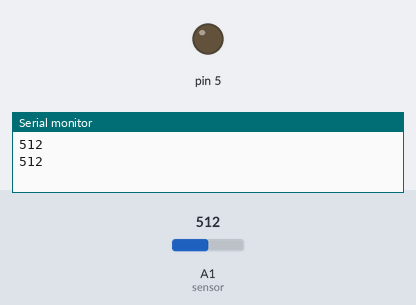
Bench run of a sketch on a simulated Arduino Uno, built with avr-gcc and run on an emulated ATmega328P. Parts: output pins drawn as LEDs (lit = HIGH), the last lines printed to the serial monitor. Inputs (shaded band) come from the test bench; at power-on: A1 (sensor) = 512.

Above: at 1.8 s.
1.9 s: A1 (sensor) set to 687
3.4 s: A1 (sensor) set to 714
At 4.8 s:
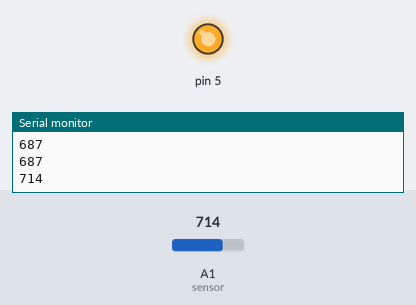
5.5 s: A1 (sensor) set to 690
At 6.4 s:
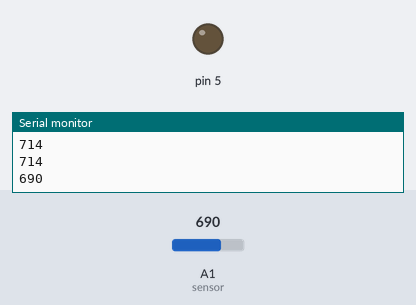
7.5 s: A1 (sensor) set to 710
At 9.1 s:
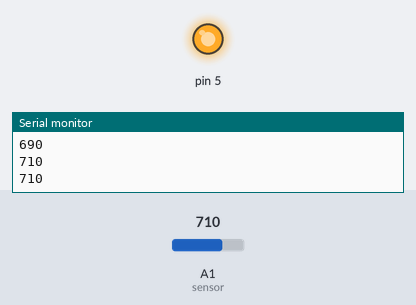
Timing chart, 0 to 10.5 s (numbered marks = the images above; inputs shaded):
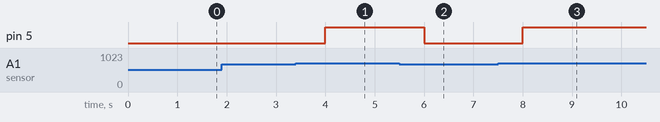

Measured:
- the behaviour switches between 700 and 701 on A1 (sensor) (found by bisection; images 0 and 1)
- after the input at 3.4 s, pin 5: LOW → HIGH after 0.60 s
- after the input at 5.5 s, pin 5: HIGH → LOW after 0.50 s
- after the input at 7.5 s, pin 5: LOW → HIGH after 0.50 s

The sketch:

dineshSir_auto__irri.ino
```cpp
void setup() {
 Serial.begin(9600);      // initializes serial communication at 9600 bits per second
  pinMode(5, OUTPUT);
  pinMode(A1, INPUT);
  digitalWrite(5, LOW);
  // sets pin for relay in output mode
}
void loop() {
  int sensorValue = analogRead(A1);    // read value of humidity sensor
  Serial.println(sensorValue);         // prints value to serial
  if(sensorValue > 700){               // checks if value is below treshold, treshold is set at 700, but should be costumized for your plants need
    digitalWrite(5, HIGH);             // turns relay on
    delay(1000);                       // waits for 1sec
  }
  else{
    digitalWrite(5, LOW);              // turns relay off
    delay(1000);                       // waits for 1sec
  }
}
```
